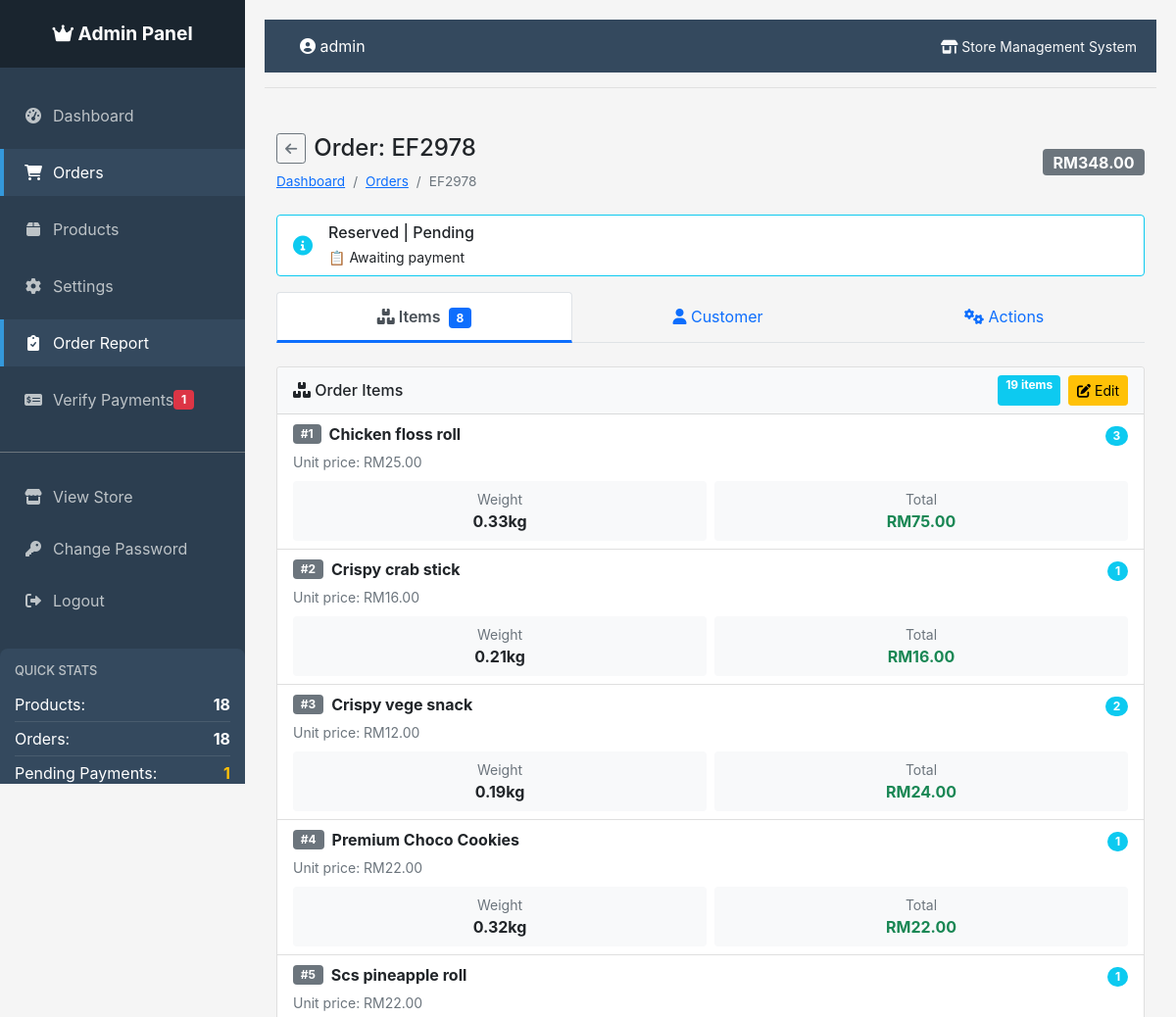
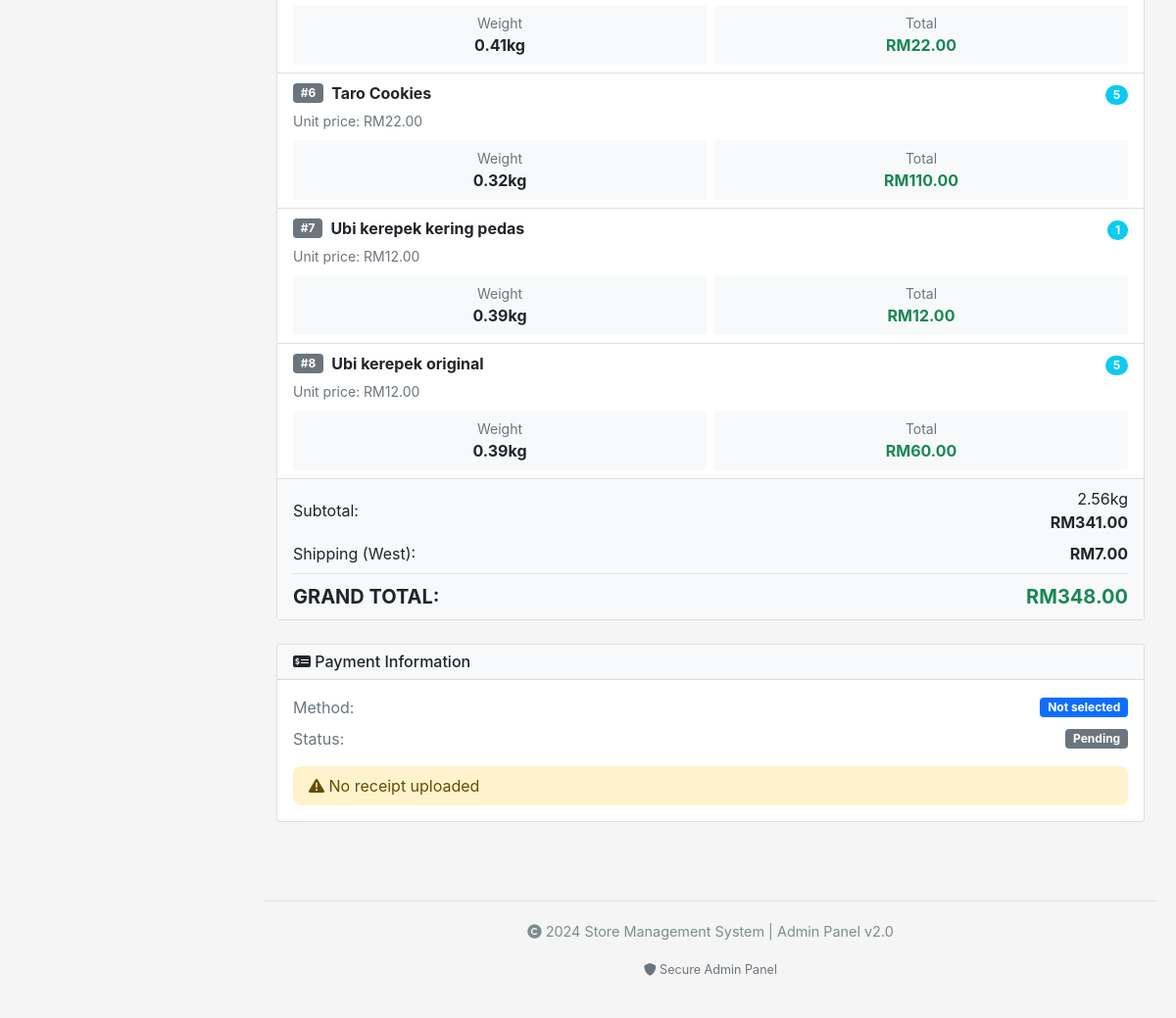
/admin/orders/EF2978 (signed in), run on the app's committed database (2 pictures, top to bottom).
### tables this page shows
CREATE TABLE orders (
            id INTEGER PRIMARY KEY AUTOINCREMENT,
            order_id TEXT UNIQUE NOT NULL,
            customer_name TEXT NOT NULL,
            total_price REAL NOT NULL,
            shipping_fee REAL NOT NULL,
            address TEXT NOT NULL,
            postcode TEXT NOT NULL,
            state TEXT NOT NULL,
            region TEXT NOT NULL,
            status TEXT DEFAULT 'pending',
            created_at TIMESTAMP DEFAULT CURRENT_TIMESTAMP
        , contact_number TEXT, payment_method TEXT, payment_status TEXT DEFAULT "pending", payment_receipt TEXT, payment_verified BOOLEAN DEFAULT 0, payment_verified_at TIMESTAMP, payment_verified_by TEXT, tracking_number TEXT, updated_at TIMESTAMP);

CREATE TABLE order_items (
            id INTEGER PRIMARY KEY AUTOINCREMENT,
            order_id TEXT NOT NULL,
            product_id INTEGER NOT NULL,
            product_name TEXT NOT NULL,
            quantity INTEGER NOT NULL,
            price REAL NOT NULL,
            weight REAL NOT NULL,
            FOREIGN KEY (order_id) REFERENCES orders (order_id),
            FOREIGN KEY (product_id) REFERENCES products (id)
        );

### app.py (the view)
@app.route('/admin/orders/<order_id>')
@admin_required
def order_details(order_id):
    order = g.conn.execute('SELECT * FROM orders WHERE order_id = ?', (order_id,)).fetchone()
    if not order:
        return redirect(url_for('admin_orders'))
    items = g.conn.execute('''
        SELECT oi.*, p.price as unit_price
        FROM order_items oi
        LEFT JOIN products p ON oi.product_id = p.id
        WHERE oi.order_id = ?
    ''', (order_id,)).fetchall()
    return render_template('order_details.html', order=order, items=items)

### app.py (called while the page is built)
@app.template_filter('datetimeformat')
def datetimeformat(value, format='%d %b %Y, %I:%M %p'):
    if value:
        if isinstance(value, str):
            try:
                for fmt in ('%Y-%m-%d %H:%M:%S', '%Y-%m-%d %H:%M:%S.%f', '%Y-%m-%d'):
                    try:
                        value = datetime.strptime(value, fmt)
                        break
                    except ValueError:
                        continue
            except:
                return value
        if isinstance(value, datetime):
            return value.strftime(format)
    return ''

def get_db_connection():
    conn = sqlite3.connect(app.config['DATABASE'])
    conn.row_factory = sqlite3.Row
    return conn

@app.before_request
def before_request():
    g.conn = get_db_connection()

@app.teardown_request
def teardown_request(exception):
    if hasattr(g, 'conn'):
        g.conn.close()

def admin_required(f):
    @wraps(f)
    def decorated_function(*args, **kwargs):
        if 'admin_logged_in' not in session:
            return redirect(url_for('admin_login'))
        return f(*args, **kwargs)
    return decorated_function

@app.context_processor
def inject_pending_payments():
    if hasattr(g, 'conn'):
        pending_count = g.conn.execute(
            'SELECT COUNT(*) FROM orders WHERE payment_status = "pending_verification"'
        ).fetchone()[0]
        return dict(pending_payments=pending_count)
    return dict(pending_payments=0)

### templates/order_details.html (shortened to what this page needs)
{% extends "admin_base.html" %}
{% block content %}
<div class="container-fluid py-3">
    <div class="d-flex flex-column flex-sm-row justify-content-between align-items-start align-items-sm-center mb-4 gap-2">
        <div>
            <div class="d-flex align-items-center mb-2">
                <a href="{{ url_for('admin_orders') }}" class="btn btn-sm btn-outline-secondary me-2">
                    <i class="fas fa-arrow-left"></i>
                </a>
                <h1 class="h4 mb-0">Order: {{ order.order_id }}</h1>
            </div>
            <nav aria-label="breadcrumb">
                <ol class="breadcrumb mb-0" style="font-size: 0.85rem;">
                    <li class="breadcrumb-item"><a href="{{ url_for('admin_dashboard') }}">Dashboard</a></li>
                    <li class="breadcrumb-item"><a href="{{ url_for('admin_orders') }}">Orders</a></li>
                    <li class="breadcrumb-item active">{{ order.order_id|truncate(10) }}</li>
                </ol>
            </nav>
        </div>
        <div class="mt-2 mt-sm-0">
            <span class="badge fs-6 bg-{% if order.payment_status == 'verified' %}success{% elif order.payment_status == 'rejected' %}danger{% elif order.payment_status == 'pending_verification' %}warning{% else %}secondary{% endif %}">
                RM{{ "%.2f"|format(order.total_price) }}
            </span>
        </div>
    </div>
    <div class="card mb-3 border-{% if order.payment_status == 'verified' %}success{% elif order.payment_status == 'rejected' %}danger{% elif order.payment_status == 'pending_verification' %}warning{% else %}info{% endif %}">
        <div class="card-body py-2">
            <div class="d-flex align-items-center">
                <div class="flex-shrink-0 me-3">
                    <i class="fas fa-{% if order.payment_status == 'verified' %}check-circle text-success{% elif order.payment_status == 'rejected' %}times-circle text-danger{% elif order.payment_status == 'pending_verification' %}clock text-warning{% else %}info-circle text-info{% endif %} fa-lg"></i>
                </div>
                <div class="flex-grow-1">
                    <h6 class="mb-1">{{ order.status|title }} | {{ order.payment_status|title }}</h6>
                    <p class="mb-0 small">
                        {% if order.payment_status == 'verified' %}
                            ✅ Payment verified {{ order.payment_verified_at|datetimeformat('short') if order.payment_verified_at else '' }}
                        {% elif order.payment_status == 'pending_verification' %}
                            ⏳ Awaiting payment verification
                        {% elif order.payment_status == 'rejected' %}
                            ❌ Payment rejected
                        {% else %}
                            📋 Awaiting payment
                        {% endif %}
                    </p>
                </div>
            </div>
        </div>
    </div>
    <div class="mb-4">
        <ul class="nav nav-tabs nav-fill" id="orderTabs" role="tablist">
            <li class="nav-item" role="presentation">
                <button class="nav-link active" id="items-tab" data-bs-toggle="tab" data-bs-target="#items" type="button" role="tab">
                    <i class="fas fa-boxes d-block d-sm-inline"></i>
                    <span class="d-none d-sm-inline"> Items</span>
                    <span class="badge bg-primary ms-1">{{ items|length }}</span>
                </button>
            </li>
            <li class="nav-item" role="presentation">
                <button class="nav-link" id="customer-tab" data-bs-toggle="tab" data-bs-target="#customer" type="button" role="tab">
                    <i class="fas fa-user d-block d-sm-inline"></i>
                    <span class="d-none d-sm-inline"> Customer</span>
                </button>
            </li>
            <li class="nav-item" role="presentation">
                <button class="nav-link" id="actions-tab" data-bs-toggle="tab" data-bs-target="#actions" type="button" role="tab">
                    <i class="fas fa-cogs d-block d-sm-inline"></i>
                    <span class="d-none d-sm-inline"> Actions</span>
                </button>
            </li>
        </ul>
    </div>
    <div class="tab-content" id="orderTabsContent">
        <div class="tab-pane fade show active" id="items" role="tabpanel">
            <div class="card mb-4">
                <div class="card-header bg-light py-2">
                    <div class="d-flex justify-content-between align-items-center">
                        <h6 class="mb-0">
                            <i class="fas fa-boxes"></i> Order Items
                        </h6>
                        <div class="d-flex gap-2">
                            <span class="badge bg-info">{{ items|sum(attribute='quantity') }} items</span>
                            <a href="{{ url_for('edit_order_items', order_id=order.order_id) }}"
                               class="btn btn-warning btn-sm">
                                <i class="fas fa-edit"></i>
                                <span class="d-none d-sm-inline"> Edit</span>
                            </a>
                        </div>
                    </div>
                </div>
                <div class="card-body p-0">
                    <div class="list-group list-group-flush">
                        {% for item in items %}
                        <div class="list-group-item">
                            <div class="d-flex justify-content-between align-items-start mb-2">
                                <div>
                                    <div class="d-flex align-items-center mb-1">
                                        <span class="badge bg-secondary me-2">#{{ loop.index }}</span>
                                        <strong>{{ item.product_name }}</strong>
                                    </div>
                                    <small class="text-muted">
                                        Unit price: RM{{ "%.2f"|format(item.price) }}
                                    </small>
                                </div>
                                <div class="text-end">
                                    <span class="badge bg-info rounded-pill">{{ item.quantity }}</span>
                                </div>
                            </div>
                            <div class="row g-2">
                                <div class="col-6">
                                    <div class="bg-light rounded p-2 text-center">
                                        <small class="text-muted d-block">Weight</small>
                                        <strong>{{ item.weight }}kg</strong>
                                    </div>
                                </div>
                                <div class="col-6">
                                    <div class="bg-light rounded p-2 text-center">
                                        <small class="text-muted d-block">Total</small>
                                        <strong class="text-success">RM{{ "%.2f"|format(item.price * item.quantity) }}</strong>
                                    </div>
                                </div>
                            </div>
                        </div>
                        {% endfor %}
                        <div class="list-group-item bg-light">
                            <div class="d-flex justify-content-between align-items-center mb-2">
                                <span>Subtotal:</span>
                                <div class="text-end">
                                    <div>{{ items|sum(attribute='weight')|round(2) }}kg</div>
                                    <strong>RM{{ "%.2f"|format(order.total_price - order.shipping_fee) }}</strong>
                                </div>
                            </div>
                            <div class="d-flex justify-content-between align-items-center mb-2">
                                <span>Shipping ({{ order.region|title }}):</span>
                                <strong>RM{{ "%.2f"|format(order.shipping_fee) }}</strong>
                            </div>
                            <div class="d-flex justify-content-between align-items-center pt-2 border-top">
                                <span class="fw-bold fs-5">GRAND TOTAL:</span>
                                <strong class="text-success fs-5">RM{{ "%.2f"|format(order.total_price) }}</strong>
                            </div>
                        </div>
                    </div>
                </div>
            </div>
            <div class="card mb-4">
                <div class="card-header bg-light py-2">
                    <h6 class="mb-0">
                        <i class="fas fa-money-check-alt"></i> Payment Information
                    </h6>
                </div>
                <div class="card-body">
                    <div class="row g-3">
                        <div class="col-12">
                            <div class="d-flex justify-content-between align-items-center mb-2">
                                <span class="text-muted">Method:</span>
                                <span class="badge bg-primary">{{ order.payment_method or 'Not selected' }}</span>
                            </div>
                            <div class="d-flex justify-content-between align-items-center mb-3">
                                <span class="text-muted">Status:</span>
                                <span class="badge bg-{% if order.payment_status == 'verified' %}success{% elif order.payment_status == 'rejected' %}danger{% elif order.payment_status == 'pending_verification' %}warning{% else %}secondary{% endif %}">
                                    {{ order.payment_status|title }}
                                </span>
                            </div>
                            {% if order.payment_receipt %}
                            <div class="d-grid gap-2">
                                <span class="text-muted small">Receipt:</span>
                                <a href="{{ url_for('static', filename='receipts/' + order.payment_receipt) }}"
                                   target="_blank" class="btn btn-outline-primary btn-sm">
                                    <i class="fas fa-eye me-1"></i> View
                                </a>
                            </div>
                            {% else %}
                            <div class="alert alert-warning py-2 mb-0">
                                <i class="fas fa-exclamation-triangle"></i> No receipt uploaded
                            </div>
                            {% endif %}
                        </div>
                    </div>
                </div>
            </div>
        </div>
    </div>
</div>
{% endblock %}

### templates/admin_base.html (style rules this page uses)
body { font-family: -apple-system, BlinkMacSystemFont, 'Segoe UI', Roboto, Oxygen, Ubuntu, Cantarell, sans-serif; background-color: #f5f5f5; }
.alert { border: none; border-radius: 8px; }

### templates/order_details.html (style rules this page uses)
@media (min-width: 768px) { .nav-tabs .nav-link { padding: 12px 20px; } }
.nav-tabs .nav-link.active { border-bottom: 3px solid #0d6efd; font-weight: 600; }

### data on the page
orders: order_id "EF2978", total_price "348.00", status "Reserved", payment_status "Pending", order.total_price-order.shipping_fee "341.00", region "West", shipping_fee "7.00"
order_items: product_name "Chicken floss roll", price "25.00", quantity "3", weight "0.33", item.price*item.quantity "75.00"
order_items: product_name "Crispy crab stick", price "16.00", quantity "1", weight "0.21", item.price*item.quantity "16.00"
order_items: product_name "Crispy vege snack", price "12.00", quantity "2", weight "0.19", item.price*item.quantity "24.00"
order_items: product_name "Premium Choco Cookies", price "22.00", quantity "1", weight "0.32", item.price*item.quantity "22.00"
order_items: product_name "Scs pineapple roll", price "22.00", quantity "1", weight "0.41", item.price*item.quantity "22.00"
order_items: product_name "Taro Cookies", price "22.00", quantity "5", weight "0.32", item.price*item.quantity "110.00"
order_items: product_name "Ubi kerepek kering pedas", price "12.00", quantity "1", weight "0.39", item.price*item.quantity "12.00"
order_items: product_name "Ubi kerepek original", price "12.00", quantity "5", weight "0.39", item.price*item.quantity "60.00"

### other printed values
{{ pending_payments }} "1"
{{ stats['product_count'] if stats else 0 }} "18"
{{ order_stats['order_count'] if order_stats else 0 }} "18"
{{ pending_stats['pending_count'] if pending_stats else 0 }} "1"
{{ session.get('admin_username', 'Admin') }} "admin"
{{ items|length }} "8"
{{ items|sum(attribute='quantity') }} "19"
{{ items|sum(attribute='weight')|round(2) }} "2.56"
{{ order.payment_method or 'Not selected' }} "Not selected"
